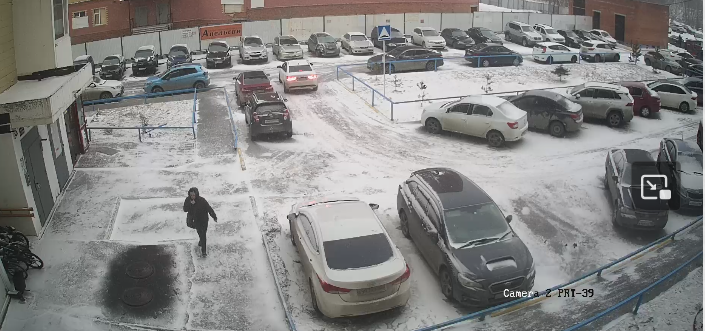
#> input picture backend/testSnapshots/55.png, 705 x 331 px
$ python -i image_processor.py   (imports and definitions only)
#> lines starting #> are read from the running program, lines starting #| are printed output that depends on the picture
"""
Image Preprocessing Module

Handles image loading, normalization, and augmentation for the AI pipeline.
"""

import logging
from typing import Optional, Tuple, Union
import numpy as np
from PIL import Image
import io

logger = logging.getLogger(__name__)


class ImageProcessor:
    """
    Image preprocessing for parking detection pipeline

    Handles:
    - Loading images from various sources (bytes, files, URLs)
    - Resizing and normalization
    - Color space conversion
    - Data augmentation (optional)
    """

    def __init__(self, config=None):
        """
        Initialize image processor

        Args:
            config: AIConfig instance with processing parameters
        """
        self.config = config
        self.default_size = config.input_image_size if config else 640

    # [234 lines left out: functions load_image, _detect_source_type, _load_from_bytes, _load_from_path, _validate_array, _pil_to_numpy and 4 more, not called in this run]

    def enhance_image(
        self,
        image: np.ndarray,
        brightness: float = 1.0,
        contrast: float = 1.0,
        sharpness: float = 1.0
    ) -> np.ndarray:
        """
        Apply image enhancement

        Args:
            image: Input image
            brightness: Brightness multiplier (1.0 = no change)
            contrast: Contrast multiplier (1.0 = no change)
            sharpness: Sharpness multiplier (1.0 = no change)

        Returns:
            Enhanced image
        """
        pil_image = Image.fromarray(image)

        if brightness != 1.0:
            enhancer = ImageEnhance.Brightness(pil_image)
            pil_image = enhancer.enhance(brightness)

        if contrast != 1.0:
            enhancer = ImageEnhance.Contrast(pil_image)
            pil_image = enhancer.enhance(contrast)

        if sharpness != 1.0:
            enhancer = ImageEnhance.Sharpness(pil_image)
            pil_image = enhancer.enhance(sharpness)

        return np.array(pil_image)


# Import ImageEnhance if available
try:
    from PIL import ImageEnhance
except ImportError:
    ImageEnhance = None

>>> import cv2
>>> picture = cv2.imread('../../../testSnapshots/55.png', cv2.IMREAD_GRAYSCALE)
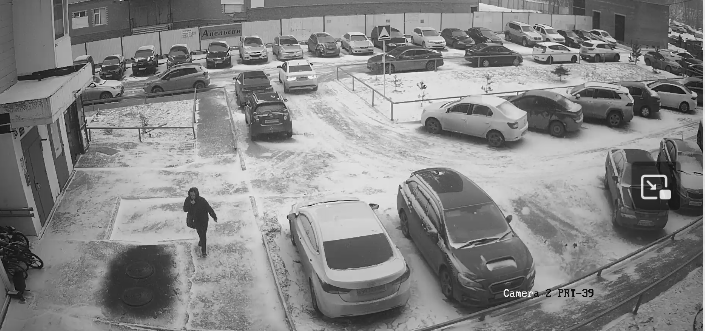
#> picture: shape (331, 705); min 1, max 253, mean 133.7
>>> result = ImageProcessor().enhance_image(picture)

$ run again, on backend/testSnapshots/Stest.png
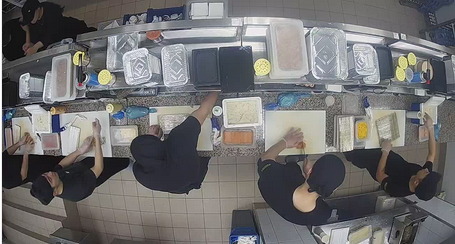
#> input picture backend/testSnapshots/Stest.png, 455 x 244 px
#> `picture = cv2.imread('../../../testSnapshots/55.png', cv2.IMREAD_GRAYS..`:
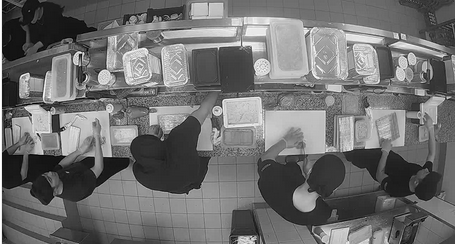
#> picture: shape (244, 455); min 0, max 255, mean 111.3

$ run again, on backend/testSnapshots/test11.png
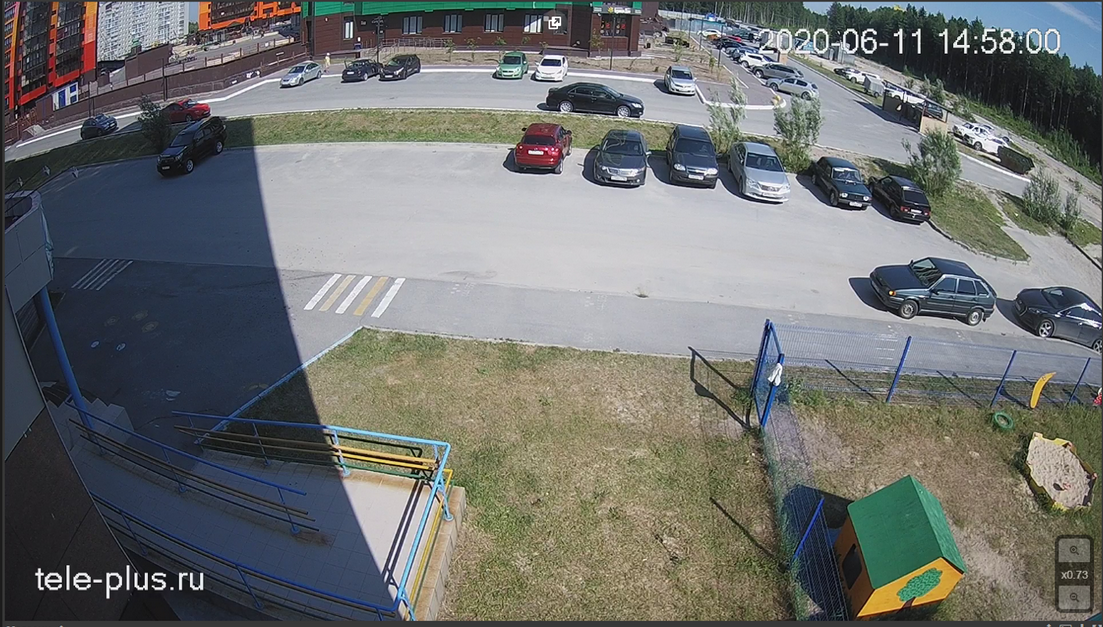
#> input picture backend/testSnapshots/test11.png, 1103 x 627 px
#> `picture = cv2.imread('../../../testSnapshots/55.png', cv2.IMREAD_GRAYS..`:
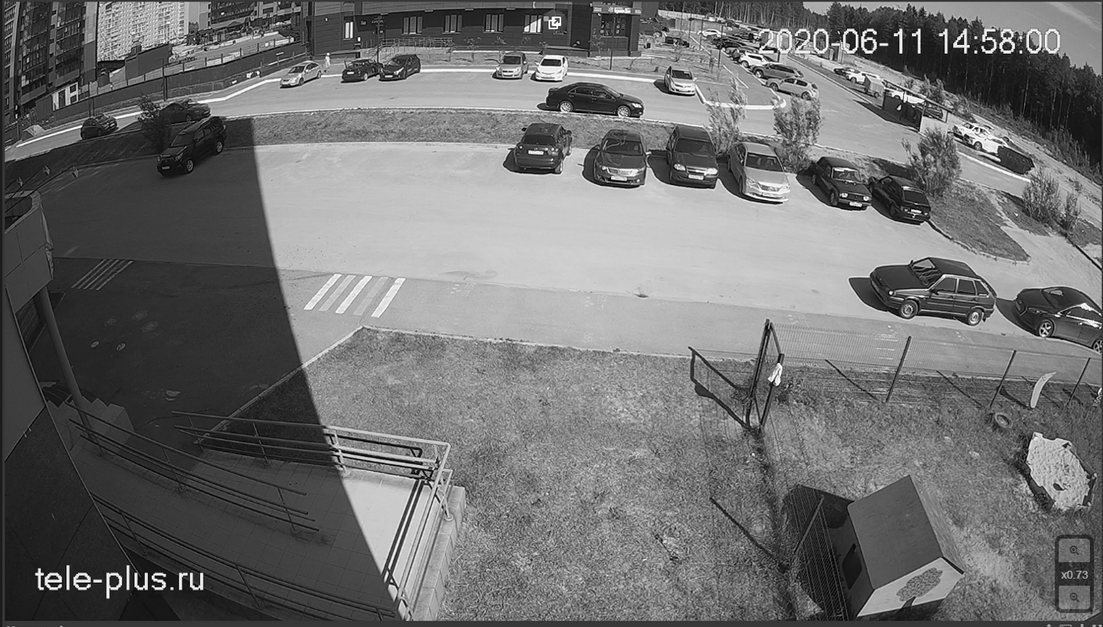
#> picture: shape (627, 1103); min 0, max 255, mean 111.7

$ run again, on backend/testSnapshots/test22.png
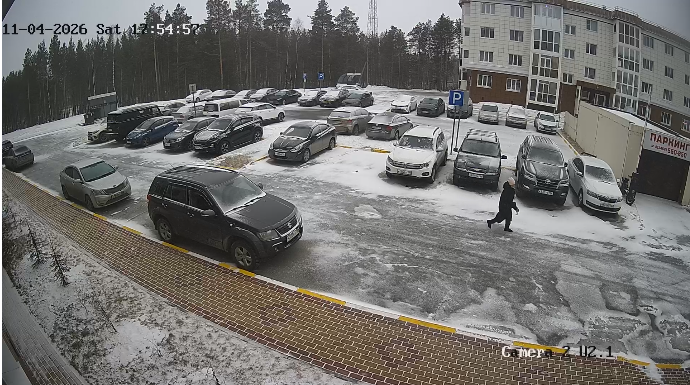
#> input picture backend/testSnapshots/test22.png, 690 x 385 px
#> `picture = cv2.imread('../../../testSnapshots/55.png', cv2.IMREAD_GRAYS..`:
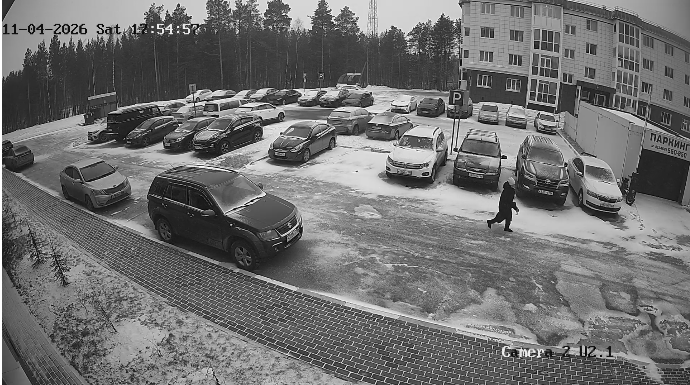
#> picture: shape (385, 690); min 0, max 255, mean 112.1
